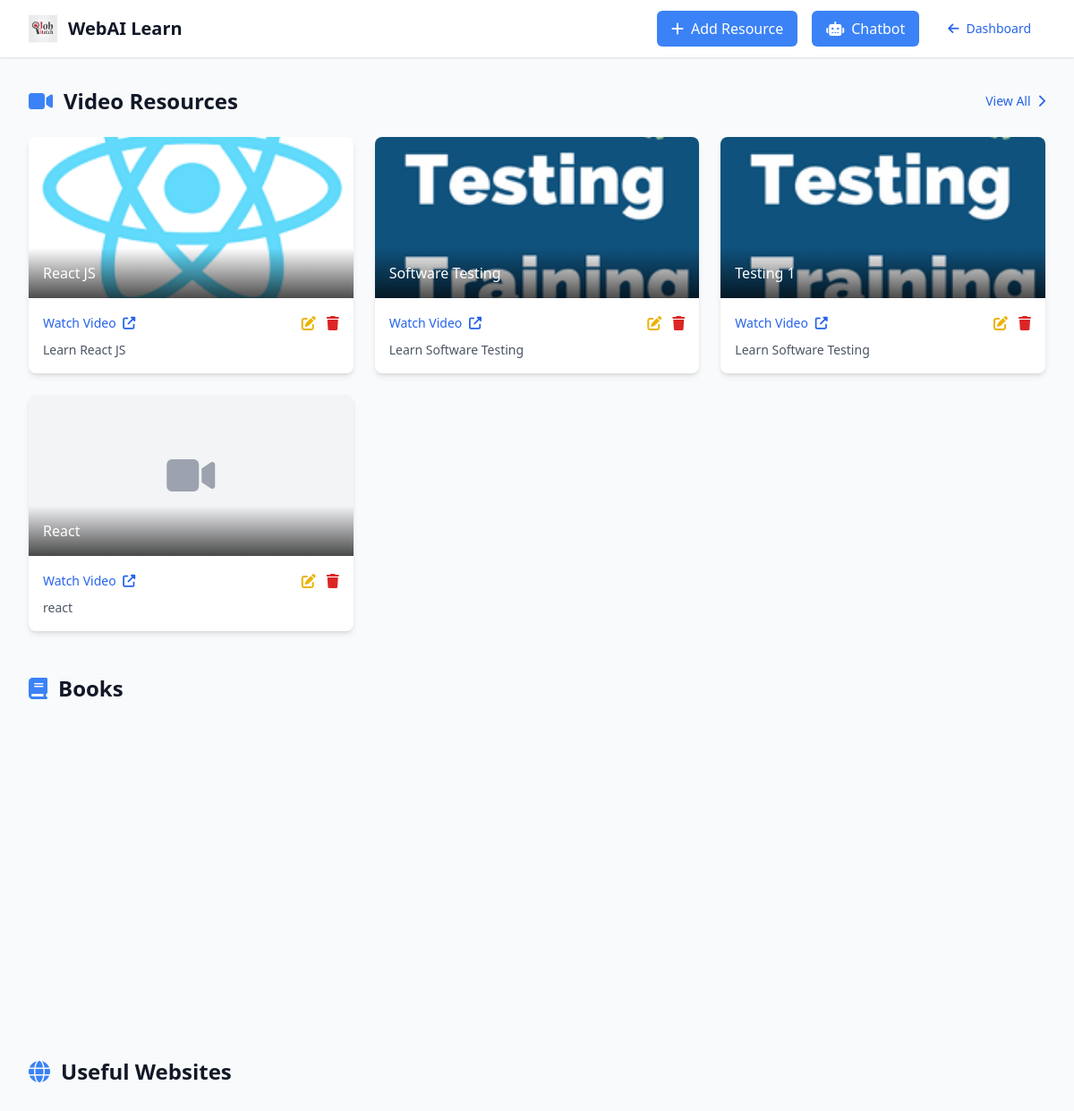
Page /resources (signed in) on the committed database.
### app.py (models this page shows)
class Resource(db.Model):
    __tablename__ = 'resources'
    id = db.Column(db.Integer, primary_key=True)
    resource_type = db.Column(db.String(20), nullable=False)
    title = db.Column(db.String(200), nullable=False)
    url = db.Column(db.String(500), nullable=False)
    description = db.Column(db.Text, nullable=True)
    image_path = db.Column(db.String(200), nullable=True)
    created_at = db.Column(db.DateTime, default=db.func.current_timestamp())
    updated_at = db.Column(db.DateTime, default=db.func.current_timestamp(),
                         onupdate=db.func.current_timestamp())

### app.py (the view)
@app.route('/resources')
@login_required  # Ensure only logged-in users can access
def resources():
    logger.debug(f"Current user: {current_user.email}, Role: {current_user.role}")
    videos = Resource.query.filter_by(resource_type='Video').all()
    books = Resource.query.filter_by(resource_type='Book').all()
    websites = Resource.query.filter_by(resource_type='Website').all()
    is_company = current_user.role == 'company'
    logger.debug(f"is_company set to: {is_company}")
    return render_template('resources.html',
                         videos=videos,
                         books=books,
                         websites=websites,
                         is_company=is_company)

### app.py (called while the page is built)
@login_manager.user_loader
def load_user(user_id):
    logger.debug(f'Loading user with ID: {user_id}')
    return User.query.get(int(user_id))

### Templates/resources.html (shortened to what this page needs)
<!DOCTYPE html>
<html lang="en">
<head>
    <link href="https://cdnjs.cloudflare.com/ajax/libs/font-awesome/6.4.0/css/all.min.css" rel="stylesheet"/>
    <script src="https://cdn.tailwindcss.com/3.4.5?plugins=forms@0.5.7,typography@0.5.13,aspect-ratio@0.4.2,container-queries@0.1.1"></script>
</head>
<body class="bg-gray-50 font-sans">
    <div class="min-h-screen flex flex-col">
        <nav class="bg-white border-b border-gray-200 sticky top-0 z-10 shadow-sm">
            <div class="max-w-8xl mx-auto px-4 sm:px-6 lg:px-8">
                <div class="flex justify-between h-16 items-center">
                    <div class="flex items-center">
                        <img class="h-8 w-auto" src="static/img/logo.png" alt="Logo" class="hover:opacity-80 transition-opacity">
                        <span class="ml-3 text-xl font-semibold text-gray-900">WebAI Learn</span>
                    </div>
                    <div class="flex items-center space-x-4">
                        {% if is_company %}
                        <a href="{{ url_for('add_resource') }}" class="btn-primary text-white px-4 py-2 rounded-md flex items-center space-x-2">
                            <i class="fas fa-plus"></i>
                            <span>Add Resource</span>
                        </a>
                        {% endif %}
                        <a href="{{ url_for('chatbot') }}" class="btn-primary text-white px-4 py-2 rounded-md flex items-center space-x-2">
                            <i class="fas fa-robot"></i>
                            <span>Chatbot</span>
                        </a>
                        <button id="dashboard-btn" class="text-blue-600 px-4 py-2 text-sm font-medium rounded-md hover:bg-blue-50 transition-all flex items-center">
                            <i class="fas fa-arrow-left mr-2"></i>
                            Dashboard
                        </button>
                    </div>
                </div>
            </div>
        </nav>
        <main class="flex-1 max-w-7xl w-full mx-auto px-4 sm:px-6 lg:px-8 py-8">
            <section class="mb-12">
                <div class="flex justify-between items-center mb-6">
                    <h2 class="text-2xl font-bold text-gray-900">
                        <i class="fas fa-video text-blue-500 mr-3"></i>Video Resources
                    </h2>
                    {% if videos|length > 3 %}
                    <a href="#" class="text-blue-600 hover:text-blue-800 text-sm font-medium">
                        View All <i class="fas fa-chevron-right ml-1"></i>
                    </a>
                    {% endif %}
                </div>
                {% if videos %}
                <div class="grid grid-cols-1 sm:grid-cols-2 lg:grid-cols-3 xl:grid-cols-4 gap-6">
                    {% for video in videos %}
                    <div class="resource-card bg-white rounded-lg shadow-md overflow-hidden">
                        <div class="relative">
                            {% if video.image_path %}
                            <img src="{{ video.image_path }}" alt="{{ video.title }}" class="resource-image">
                            {% else %}
                            <div class="resource-image bg-gray-100 flex items-center justify-center">
                                <i class="fas fa-video placeholder-icon"></i>
                            </div>
                            {% endif %}
                            <div class="absolute bottom-0 left-0 right-0 bg-gradient-to-t from-black/70 to-transparent p-4">
                                <a href="{{ video.url }}" target="_blank" class="text-white font-medium hover:underline">{{ video.title }}</a>
                            </div>
                        </div>
                        <div class="p-4">
                            <div class="flex justify-between items-center">
                                <a href="{{ video.url }}" target="_blank" class="text-blue-600 hover:text-blue-800 text-sm font-medium">
                                    Watch Video <i class="fas fa-external-link-alt ml-1"></i>
                                </a>
                                {% if is_company %}
                                <div class="flex space-x-3">
                                    <a href="{{ url_for('edit_resource', id=video.id) }}" class="text-yellow-500 hover:text-blue-800 action-link">
                                        <i class="fas fa-edit"></i>
                                    </a>
                                    <form action="{{ url_for('delete_resource', id=video.id) }}" method="POST" class="inline">
                                        <button type="submit" class="text-red-600 hover:text-red-800 action-link" onclick="return confirm('Are you sure you want to delete this resource?');">
                                            <i class="fas fa-trash"></i>
                                        </button>
                                    </form>
                                </div>
                                {% endif %}
                            </div>
                            {% if video.description %}
                            <p class="mt-2 text-gray-600 text-sm line-clamp-2">{{ video.description }}</p>
                            {% endif %}
                        </div>
                    </div>
                    {% endfor %}
                </div>
                {% endif %}
            </section>
            <section class="mb-12">
                <div class="flex justify-between items-center mb-6">
                    <h2 class="text-2xl font-bold text-gray-900">
                        <i class="fas fa-book text-blue-500 mr-3"></i>Books
                    </h2>
                </div>
                {% if books %}
                <div class="grid grid-cols-1 sm:grid-cols-2 lg:grid-cols-3 xl:grid-cols-4 gap-6">
                </div>
                {% endif %}
            </section>
            <section>
                <div class="flex justify-between items-center mb-6">
                    <h2 class="text-2xl font-bold text-gray-900">
                        <i class="fas fa-globe text-blue-500 mr-3"></i>Useful Websites
                    </h2>
                </div>
            </section>
        </main>
    </div>
</body>
</html>

### Templates/resources.html (style rules this page uses)
:root { --primary-color: #3b82f6; --primary-hover: #2563eb; --danger-color: #ef4444; --danger-hover: #dc2626; }
.resource-card { transition: all 0.2s ease; border-radius: 0.5rem; overflow: hidden; }
.resource-image { height: 180px; object-fit: cover; width: 100%; }
.btn-primary { background-color: var(--primary-color); transition: all 0.2s ease; }
.action-link { transition: all 0.2s ease; }
.placeholder-icon { font-size: 3rem; color: #9ca3af; }

### rows in the picture
Resource: image_path (picture), title "React JS", description "Learn React JS"
Resource: image_path (picture), title "Software Testing", description "Learn Software Testing"
Resource: image_path (picture), title "Testing 1", description "Learn Software Testing"
Resource: title "React", description "react"
